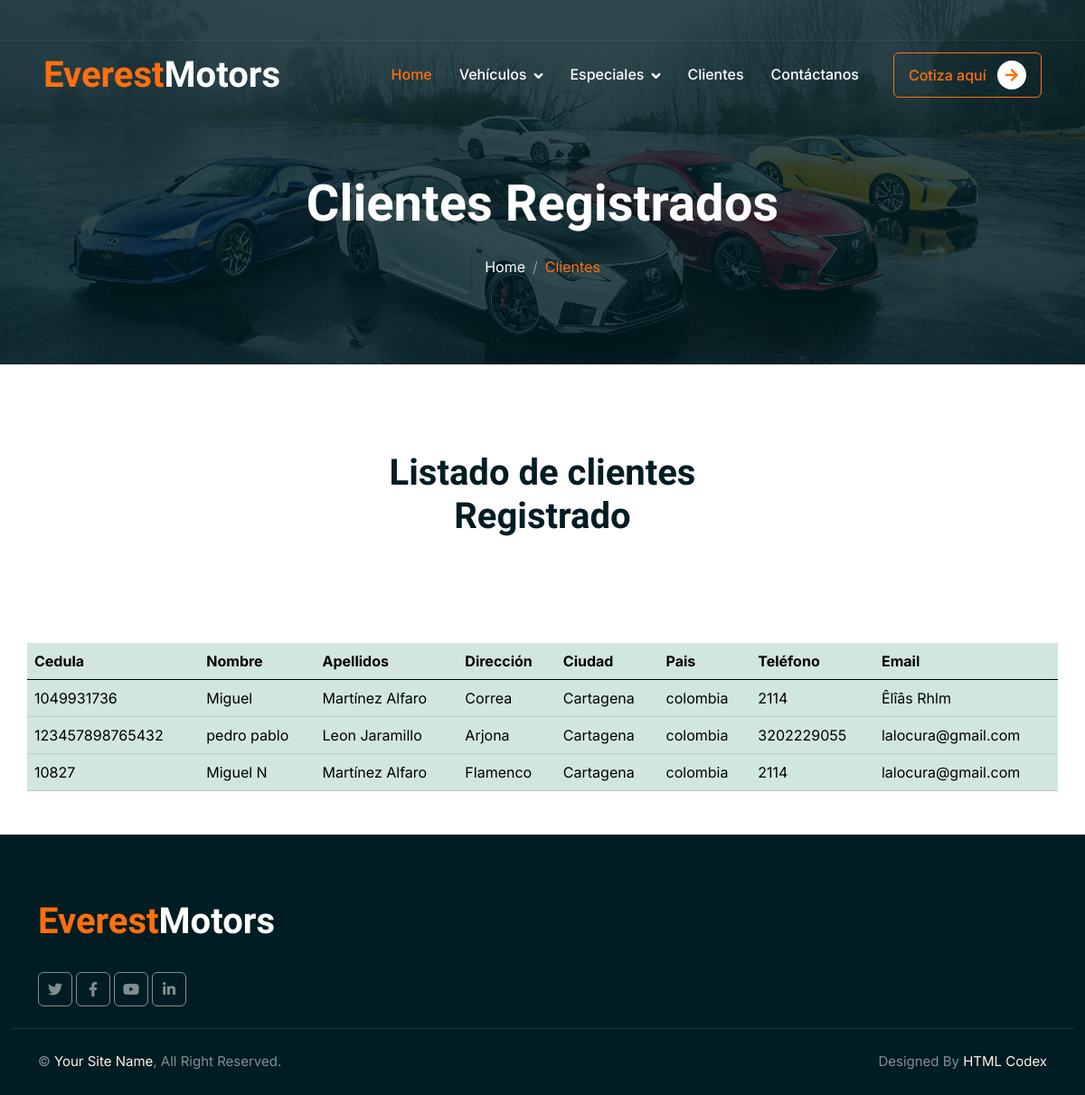
Page /clientes/clientes_Reg/ on the committed database.
### clientes/models.py (models this page shows)
class Registrar(models.Model):
    cedula = models.CharField(primary_key=True, max_length=15)
    nombre = models.CharField(max_length=50)
    apellidos = models.CharField(max_length=50)
    direccion = models.CharField(max_length=50)
    ciudad = models.CharField(max_length=50)
    pais = models.CharField(max_length=50)
    telefono = models.CharField(max_length=50)
    email = models.CharField(max_length=50)
    def __str__(self):
        return f'{self.nombre} {self.apellidos}'

### clientes/views.py (the view)
# urls.py: path('clientes/clientes_Reg/', views.clientes_Reg, name='clientes_Reg'),
def clientes_Reg(request):
        registrar = Registrar.objects.all()#se trae todos los registros de la tabla clientes
        print(clientes)#definir llave
        contexto = {
                'clientes' : registrar
        }
        return render(request, 'clientes/clientes_Reg.html',contexto)

### clientes/templates/clientes/clientes_Reg.html (shortened to what this page needs)
<!DOCTYPE html>
<html lang="en">
<head>
    {% load static %}
    <link href="https://cdnjs.cloudflare.com/ajax/libs/font-awesome/5.10.0/css/all.min.css" rel="stylesheet">
    <link href="https://cdn.jsdelivr.net/npm/bootstrap-icons@1.4.1/font/bootstrap-icons.css" rel="stylesheet">
    <link href="{% static 'clientes/lib/animate/animate.min.css' %}" rel="stylesheet">
    <link href="{% static 'clientes/lib/owlcarousel/assets/owl.carousel.min.css' %}" rel="stylesheet">
    <link href="{% static 'clientes/css/bootstrap.min.css' %}" rel="stylesheet">
    <link href="{% static 'clientes/css/style.css' %}" rel="stylesheet">
</head>
<body>
    <div class="container-fluid fixed-top px-0 wow fadeIn" data-wow-delay="0.1s">
        <div class="top-bar text-white-50 row gx-0 align-items-center d-none d-lg-flex">
            <div class="box">
                <div class="container-1">
                </div>
            </div>
        </div>
        <nav class="navbar navbar-expand-lg navbar-dark py-lg-0 px-lg-5 wow fadeIn" data-wow-delay="0.1s">
              <h1 class="fw-bold text-primary m-0">Everest<span class="text-white">Motors</span></h1>
            <div class="collapse navbar-collapse" id="navbarCollapse">
                <div class="navbar-nav ms-auto p-4 p-lg-0">
                    <a href="{% url 'inicio' %}" class="nav-item nav-link active">Home</a>
                     <div class="nav-item dropdown">
                        <a href="clientes/vehiculos.html" class="nav-link dropdown-toggle" data-bs-toggle="dropdown">Vehículos</a>
                    </div>
                    <div class="nav-item dropdown">
                        <a href="#" class="nav-link dropdown-toggle" data-bs-toggle="dropdown">Especiales</a>
                    </div>
                    <a href="{% url 'clientes' %}" class="nav-item nav-link">Clientes</a>
                    <a href="{% url 'contactanos' %}" class="nav-item nav-link">Contáctanos</a>
                </div>
                <div class="d-none d-lg-flex ms-2">
                    <a class="btn btn-outline-primary py-2 px-3" href="{% url 'cotiza' %}">
                       Cotiza aquí
                        <div class="d-inline-flex btn-sm-square bg-white text-primary rounded-circle ms-2">
                            <i class="fa fa-arrow-right"></i>
                        </div>
                    </a>
                </div>
            </div>
        </nav>
    </div>
    <div class="container-fluid page-header mb-5 wow fadeIn" data-wow-delay="0.1s">
        <div class="container text-center">
            <h1 class="display-4 text-white animated slideInDown mb-4">Clientes Registrados</h1>
            <nav aria-label="breadcrumb animated slideInDown">
                <ol class="breadcrumb justify-content-center mb-0">
                    <li class="breadcrumb-item"><a class="text-white" href="#">Home</a></li>
                    <li class="breadcrumb-item text-primary active" aria-current="page">Clientes</li>
                </ol>
            </nav>
        </div>
    </div>
    <div class="container-xxl py-5">
        <div class="container">
            <div class="text-center mx-auto mb-5 wow fadeInUp" data-wow-delay="0.1s" style="max-width: 500px;">
                <h1 class="display-6 mb-5">Listado de clientes Registrado</h1>
            </div>
        </div>
    </div>
<table style="margin:auto; width: 95%; margin-top:20px" class="table table-success table-striped-columns" >
            <thead>
                    <th>Cedula</th>
                    <th>Nombre</th>
                    <th>Apellidos</th>
                    <th>Dirección</th>
                    <th>Ciudad</th>
                    <th>Pais</th>
                    <th>Teléfono</th>
                    <th>Email</th>
            </thead>
            <tbody>
                    {% for registrar in clientes %}
                    <tr>
                        <td>{{registrar.cedula}}</td>
                        <td>{{registrar.nombre}}</td>
                        <td>{{registrar.apellidos}}</td>
                        <td>{{registrar.direccion}}</td>
                        <td>{{registrar.ciudad}}</td>
                        <td>{{registrar.pais}}</td>
                        <td>{{registrar.telefono}}</td>
                        <td>{{registrar.email}}</td>
                    </tr>
                    {% endfor %}
            </tbody>
    </table>
    <div class="container-fluid bg-dark text-white-50 footer mt-5 pt-5 wow fadeIn" data-wow-delay="0.1s">
        <div class="container py-4">
            <div class="row g-5">
                <div class="col-lg-3 col-md-6">
                    <h1 class="fw-bold text-primary mb-4">Everest<span class="text-white">Motors</span></h1>
                    <div class="d-flex pt-2">
                        <a class="btn btn-square me-1" href=""><i class="fab fa-twitter"></i></a>
                        <a class="btn btn-square me-1" href=""><i class="fab fa-facebook-f"></i></a>
                        <a class="btn btn-square me-1" href=""><i class="fab fa-youtube"></i></a>
                        <a class="btn btn-square me-0" href=""><i class="fab fa-linkedin-in"></i></a>
                    </div>
                </div>
                <div class="col-lg-3 col-md-6">
                </div>
            </div>
        </div>
        <div class="container-fluid copyright">
            <div class="container">
                <div class="row">
                    <div class="col-md-6 text-center text-md-start mb-3 mb-md-0">
                        &copy; <a href="#">Your Site Name</a>, All Right Reserved.
                    </div>
                    <div class="col-md-6 text-center text-md-end">
                        Designed By <a href="https://htmlcodex.com">HTML Codex</a>
                    </div>
                </div>
            </div>
        </div>
    </div>
</body>
</html>

### clientes/static/clientes/css/style.css (style rules this page uses)
:root { --primary: #FF6F0F; --secondary: #FFF0E6; --light: #F8F8F9; --dark: #001D23; }
.btn { font-weight: 500; transition: .5s; }
.btn-square { width: 38px; height: 38px; }
.btn-sm-square { width: 32px; height: 32px; }
.btn-square, .btn-sm-square, .btn-lg-square { padding: 0; display: flex; align-items: center; justify-content: center; font-weight: normal; }
.fixed-top { transition: .5s; }
.top-bar { height: 45px; border-bottom: 1px solid rgba(255, 255, 255, .07); }
.navbar .dropdown-toggle::after { border: none; content: "\f107"; font-family: "Font Awesome 5 Free"; font-weight: 900; vertical-align: middle; margin-left: 8px; }
.navbar .navbar-nav .nav-link { margin-right: 30px; padding: 25px 0; color: #FFFFFF; font-weight: 500; outline: none; }
.navbar .navbar-nav .nav-link:hover, .navbar .navbar-nav .nav-link.active { color: var(--primary); }
.page-header { padding-top: 12rem; padding-bottom: 6rem; background: linear-gradient(rgba(0, 29, 35, .8), rgba(0, 29, 35, .8)), url(../img/imagen_1.jpg) center center no-repeat; background-size: cover; }
.page-header .breadcrumb-item+.breadcrumb-item::before { color: #999999; }
.footer .btn.btn-square { color: rgba(255,255,255,0.5); border: 1px solid rgba(255,255,255,0.5); }
.footer .copyright { padding: 25px 0; font-size: 15px; border-top: 1px solid rgba(256, 256, 256, .1); }
.footer .copyright a { color: var(--secondary); }

### rows in the picture
Registrar: cedula "1049931736", nombre "Miguel", apellidos "Martínez Alfaro", direccion "Correa", ciudad "Cartagena", pais "colombia", telefono "2114", email "Êlîâs Rhlm"
Registrar: cedula "123457898765432", nombre "pedro pablo", apellidos "Leon Jaramillo", direccion "Arjona", ciudad "Cartagena", pais "colombia", telefono "3202229055", email "lalocura@gmail.com"
Registrar: cedula "10827", nombre "Miguel N", apellidos "Martínez Alfaro", direccion "Flamenco", ciudad "Cartagena", pais "colombia", telefono "2114", email "lalocura@gmail.com"
